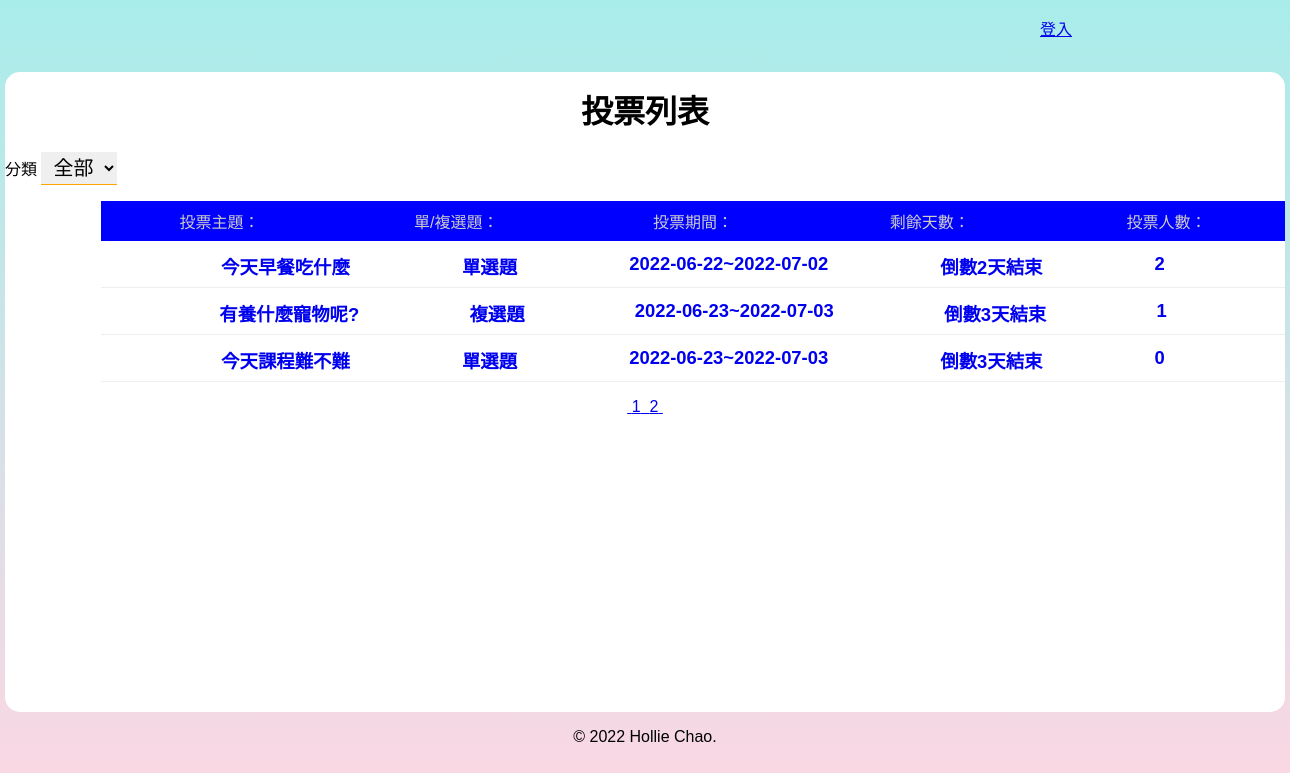
/?order=end&type=asc, run on the app's committed database.
### tables this page shows
CREATE TABLE `subjects` (
  `id` int(11) UNSIGNED NOT NULL COMMENT '序號',
  `subject` varchar(128) NOT NULL COMMENT '主題描述',
  `type_id` int(11) NOT NULL COMMENT '主題類別',
  `multiple` tinyint(1) NOT NULL DEFAULT 0 COMMENT '單/複選',
  `mulit_limit` tinyint(4) NOT NULL DEFAULT 1 COMMENT '單/複選項目數',
  `start` date NOT NULL COMMENT '開始時間',
  `end` date NOT NULL COMMENT '結束時間',
  `total` int(11) UNSIGNED NOT NULL DEFAULT 0 COMMENT '投票人數統計'
);

### api/base.php (called while the page is built, shortened)
<?php
function pdo(){
    $dsn="mysql:host=localhost;charset=utf8;dbname=vote";
    return new PDO($dsn,'root','');
}
function all($table,...$arg){
    $pdo=pdo();
    $sql="SELECT * FROM $table ";
    switch(count($arg)){
        case 2:
            if(!empty($arg[0])){
                foreach($arg[0] as $key => $value){
                    $tmp[]="`$key`='$value'";
                }
                        $sql.=" WHERE ". implode(" AND " ,$tmp) . $arg[1];
            }else{
                $sql.=$arg[1];
            }
        break;
        }
        return $pdo->query($sql)->fetchAll(PDO::FETCH_ASSOC);
    }
function math($table,$math,$col,...$arg){
    $pdo=pdo();
    $sql="SELECT $math(`$col`) FROM $table ";
        return $pdo->query($sql)->fetchColumn();
    }
?>

### front/vote_list.php (the view, shortened to what this page needs)
<?php
$p="";
$querystr="";
if(isset($_GET['order'])){
  $querystr="&order={$_GET['order']}&type={$_GET['type']}";
}
$queryfilter="";
?>
<h1>投票列表</h1>
<div>
  <label for="types">分類</label>
    <select name="types" id="types" onchange="location.href=`?filter=${this.value}<?=$p;?><?=$querystr;?>`">
      <option value="0">全部</option>
    </select>
  </div>
    <div>
  <ul class="list">
    <li class="list-header">
      <div>投票主題：</div>
      <?php
      if (isset($_GET['type']) && $_GET['type'] == 'asc') {
      ?>
      <div><a href="?order=multiple&type=desc<?=$p;?><?=$queryfilter?>">單/複選題：</a></div>
      <?php
      } else {
      ?>
      <div><a href="?order=multiple&type=asc<?=$p;?><?=$queryfilter?>">單/複選題：</a></div>
      <?php
      }
      ?>
      <?php
      if (isset($_GET['type']) && $_GET['type'] == 'asc') {
      ?>
      <div><a href="?order=end&type=desc<?=$p;?><?=$queryfilter?>">投票期間：</a></div>
      <?php
      } else {
      ?>
      <div><a href="?order=end&type=asc<?=$p;?><?=$queryfilter?>">投票期間：</a></div>
      <?php
      }
      ?>
      <?php
      if (isset($_GET['type']) && $_GET['type'] == 'asc') {
      ?>
      <div><a href="?order=remain&type=desc<?=$p;?><?=$queryfilter?>">剩餘天數：</a></div>
      <?php
      }else{
      ?>
      <div><a href="?order=remain&type=asc<?=$p;?><?=$queryfilter?>">剩餘天數：</a></div>
      <?php
      }
      ?>
      <?php
      if (isset($_GET['type']) && $_GET['type'] == 'asc') {
      ?>
        <div><a href='?order=total&type=desc<?=$p;?><?=$queryfilter?>'>投票人數：</a></div>
      <?php
      } else {
      ?>
        <div><a href='?order=total&type=asc<?=$p;?><?=$queryfilter?>'>投票人數：</a></div>
      <?php
      }
      ?>
    </li>
    <?php
    $orderStr = '';
    if (isset($_GET['order'])) {
      if($_GET['order']=='remain'){
        $orderStr = "ORDER BY DATEDIFF(`end`,now()) {$_SESSION['order']['type']}";
      }else{
        $orderStr = "ORDER BY `{$_SESSION['order']['col']}` {$_SESSION['order']['type']}";
      }
    }
    $filter=[];
    $total= math('subjects','count','id',$filter);
    $div=3;
    $pages=ceil($total/$div);
    $now=isset($_GET['p'])?$_GET['p']:1;
    $start=($now-1)*$div;
    $page_rows=" limit $start,$div";
    $subjects = all('subjects',$filter, $orderStr . $page_rows);
    foreach ($subjects as $subject) {
      echo "<a href='?do=vote_result&id={$subject['id']}'>";
      echo "<li class='list-items'>";
      echo "<div>{$subject['subject']}</div>";
      if ($subject['multiple'] == 0) {
        echo "<div class='text-center'>單選題</div>";
      } else {
        echo "<div class='text-center'>複選題</div>";
      }
      echo "<div class='text-center'>";
      echo $subject['start'] . "~" . $subject['end'];
      echo "</div>";
      echo "<div class='text-center'>";
      $today = strtotime("now");
      $end = strtotime($subject['end']);
      if (($end - $today) > 0) {
        $remain = floor(($end - $today) / (60 * 60 * 24));
        echo "倒數" . $remain . "天結束";
      } else {
        echo "<span style='color:grey;'>投票已截止</span>";
      }
      echo "</div>";
      echo "<div class='text-center'>{$subject['total']}</div>";
      echo "</li>";
      echo "</a>";
    }
    ?>
  </ul>
    <div class="text-center">
      <?php
      if($pages > 1) {
        for($i=1;$i<=$pages;$i++){
          echo "<a href='?p={$i}{$querystr}{$queryfilter}'>&nbsp;";
          echo $i ;
          echo "&nbsp;</a>";
        }
      }
      ?>
    </div>
</div>

### css/index.css (style rules this page uses)
* { margin: 0; padding: 0; box-sizing: border-box; font-family: Arial, Helvetica, sans-serif; }
body { height: 100vh; background-image: linear-gradient(to top, #fed6e3 0%, #a8edea 100%); }
h1 { text-align: center; line-height: 5rem; }
.text-center { text-align: center; }
.list-header { display: flex; justify-content: space-evenly; text-align: center; }
.list-header div { width: calc(100% / 5); padding: 0.5rem 1rem; background: blue; color: #ccc; }
.list-items { display: flex; justify-content: space-evenly; padding: 0.5rem; margin: 0.25rem 0; border-bottom: 1px solid #eee; font-weight: bold; font-size: 1.15rem; }
.list { margin: 1rem 0 1rem 6rem; }
.list a { text-decoration: none; }
.list-header div a { color: #ccc; }
#types { padding: 0.25rem 0.5rem; font-size: 1.25rem; border: 0; border-bottom: 1px solid orange ; }

### data on the page
subjects: subject "今天早餐吃什麼", multiple "單選題", start "2022-06-22", end "2022-07-02", total "2"
subjects: subject "有養什麼寵物呢?", multiple "複選題", start "2022-06-23", end "2022-07-03", total "1"
subjects: subject "今天課程難不難", multiple "單選題", start "2022-06-23", end "2022-07-03", total "0"
